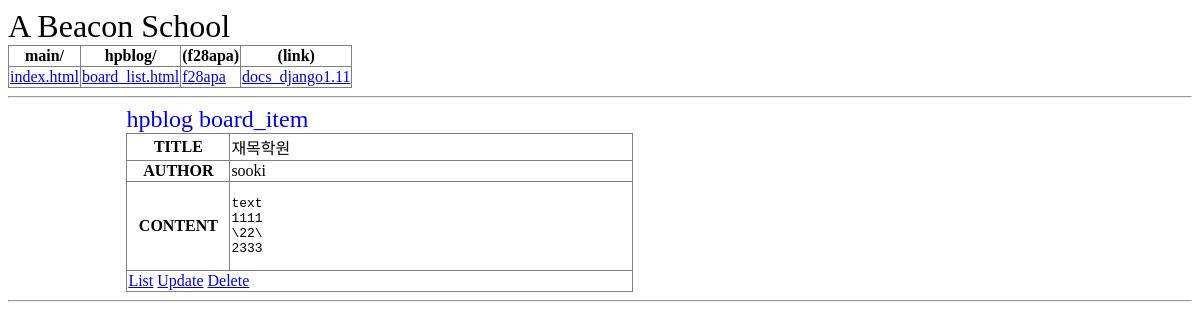
The app's page /hpblog/item/3/ with its own data.
### hpblog/models.py (models this page shows, shortened)
class Post(models.Model):
    class Meta:
        verbose_name_plural = "Post"
    author = models.ForeignKey('auth.User', on_delete=models.CASCADE)
    title = models.CharField(max_length=200)
    content = models.TextField()
    create_date = models.DateTimeField(default=timezone.now)
    published_date = models.DateTimeField(blank=True, null=True)

### hpblog/views.py (the view)
# urls.py: url(r'^item/(?P<p_id>[\d]+)/$', board_item, name='board_item'),
def board_item(request, p_id):
    template = 'hpblog/board_item.html'
    item = Post.objects.get(id=p_id)
    context = {'item': item}
    return render(request, template, context)

### hpblog/templates/hpblog/board_item.html
{% extends "base.html" %}
{% block content %}
	<div class='container'>
		<div class='pagetitle'>hpblog board_item</div>
		<table border='1px' class='table'>
			<tr>
				<th width="100px">TITLE</th>
				<td width="400px">{{item.title}}</td>
			</tr>
			<tr>
				<th>AUTHOR</th>
				<td>{{item.author}}</td>
			</tr>
			<tr>
				<th>CONTENT</th>
				<td>
					<pre>{{item.content}}</pre>
				</td>
			</tr>
			<tr>
				<td colspan="2">
					<a href="{% url 'board_list' %}">List</a>
					<a href="{% url 'board_update' p_id=item.id %}">Update</a>
					<a href="{% url 'board_delete' p_id=item.id %}">Delete</a>
				</td>
			</tr>
		</table>
	</div>
{% endblock %}

### static/style/common.css (style rules this page uses)
.table { border-collapse : collapse; border-color : gray; }
.pagetitle { color : blue; font-size : 1.5em; }
.container { align-content: center; padding-left: 10%; padding-right: 10%; width: 80%; }

### records on screen
Post: title "재목학원", author "sooki", content "text 1111 \\22\\ 2333"
